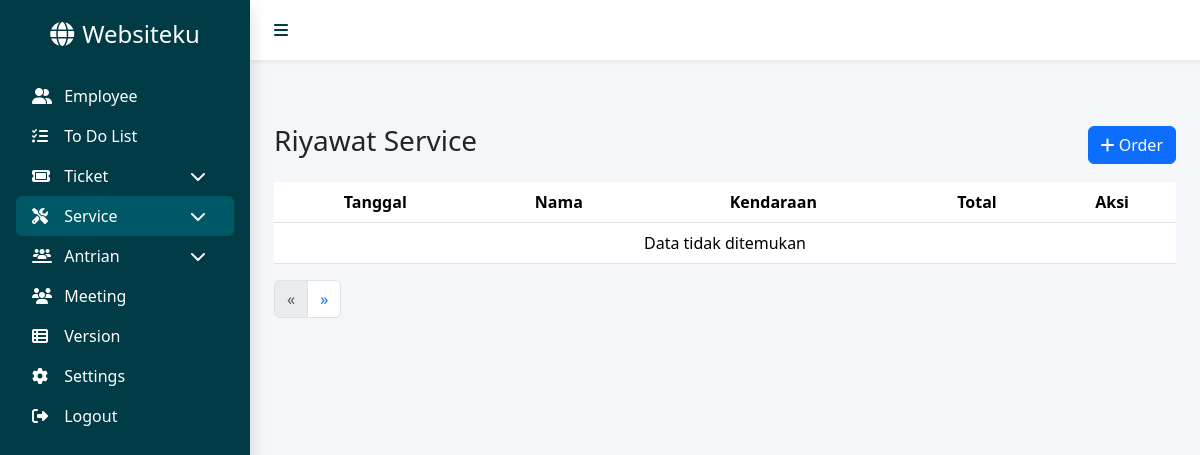
The app's page /public/service (signed in), older data.
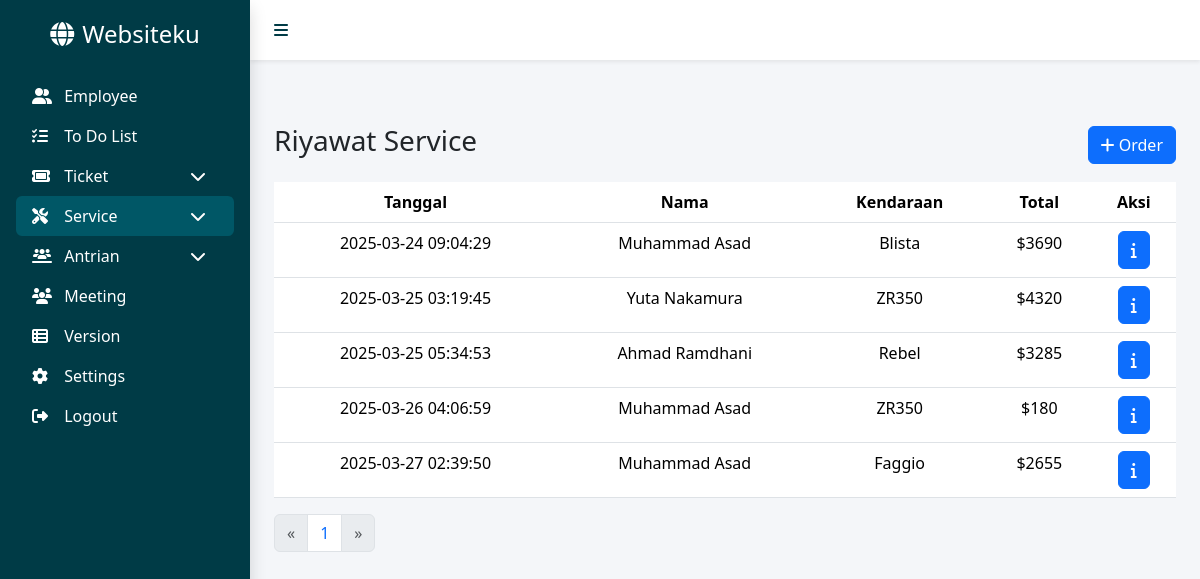
The same page, newer data.
### tables this page shows
CREATE TABLE `services_log` (
  `id` int NOT NULL,
  `name` varchar(255) NOT NULL,
  `phone` varchar(20) NOT NULL,
  `vehicle` varchar(20) NOT NULL,
  `services` varchar(255) NOT NULL,
  `total` int NOT NULL,
  `created_at` timestamp NOT NULL
);

### app/core/Controller.php (called while the page is built, shortened)
<?php
class Controller
{
    public function view($view, $data = [])
    {
        require_once '../app/views/' . $view . '.php';
    }
    public function model($model)
    {
        return new $model;
    }
}

### app/controllers/ServiceController.php (called while the page is built, shortened)
<?php
class ServiceController extends Controller
{
    public function index($page = 1)
    {
        $limit = 10;
        $start = ($page > 1) ? ($page * $limit) - $limit : 0;
        $totalData = $this->model('Service')->countAllServiceLog();
        $totalPages = ceil($totalData / $limit);
        $data = [
            'judul' => 'Service',
            'services' => $this->model('Service')->getAllServicesLog($start, $limit),
            'page' => $page,
            'totalPages' => $totalPages,
        ];
        $this->view('service/index', $data);
    }
}

### app/core/App.php (called while the page is built, shortened)
<?php
class App
{
    protected $method = 'index';
    protected $params = [];
    public function __construct()
    {
        $this->controller = new $this->controller;
        call_user_func_array([$this->controller, $this->method], $this->params);
    }
}

### public/index.php (called while the page is built, shortened)
<?php
$app = new App;

### app/core/Database.php (called while the page is built, shortened)
<?php
class Database
{
    private $host = DB_HOST;
    private $user = DB_USER;
    private $pass = DB_PASS;
    private $dbname = DB_NAME;
    private $dbh;
    private $stmt;
    public function __construct()
    {
        $dsn = 'mysql:host=' . $this->host . ';dbname=' . $this->dbname;
        $option = [
            PDO::ATTR_PERSISTENT => true,
            PDO::ATTR_ERRMODE => PDO::ERRMODE_EXCEPTION
        ];
        try {
            $this->dbh = new PDO($dsn, $this->user, $this->pass, $option);
        } catch (PDOException $e) {
            die($e->getMessage());
        }
    }
    public function query($query)
    {
        $this->stmt = $this->dbh->prepare($query);
    }
    public function bind($param, $value, $type = null)
    {
        if (is_null($type)) {
            switch (true) {
                case is_int($value):
                    $type = PDO::PARAM_INT;
                    break;
            }
        }
        $this->stmt->bindValue($param, $value, $type);
    }
    public function execute()
    {
        $this->stmt->execute();
    }
    public function resultSet()
    {
        $this->execute();
        return $this->stmt->fetchAll(PDO::FETCH_ASSOC);
    }
}

### app/models/Service.php (called while the page is built, shortened)
<?php
class Service
{
    private $tableLog = 'services_log';
    private $db;
    public function __construct()
    {
        $this->db = new Database;
    }
    public function countAllServiceLog()
    {
        $sql =
            "SELECT COUNT(*) AS total
            FROM {$this->tableLog}";
        $this->db->query($sql);
        return $this->db->single()['total'];
    }
    public function getAllServicesLog($start, $limit)
    {
        $sql =
            "SELECT * FROM {$this->tableLog}
            LIMIT :start, :limit";
        $this->db->query($sql);
        $this->db->bind("start", $start);
        $this->db->bind("limit", $limit);
        $this->db->execute();
        return $this->db->resultSet();
    }
}

### app/views/service/index.php (the view, shortened to what the changed rows need)
<div class="container">
    <table class="table table-hover text-center bg-white">
        <thead class="text-white" style="background-color: #383434">
            <tr>
                <th scope="col">Tanggal</th>
                <th scope="col">Nama</th>
                <th scope="col">Kendaraan</th>
                <th scope="col">Total</th>
                <th scope="col">Aksi</th>
            </tr>
        </thead>
        <tbody>
            <?php if ($data['services']): ?>
                <?php foreach ($data['services'] as $service): ?>
                    <tr>
                        <td scope="row" class="d-none d-md-table-cell"><?= $service['created_at'] ?></td>
                        <td><?= $service['name'] ?></td>
                        <td><?= $service['vehicle'] ?></td>
                        <td>$<?= $service['total'] ?></td>
                        <td><a href="<?= BASEURL ?>/service/detail/<?= $service['id'] ?>" class="btn btn-primary"><i class="fa-solid fa-info"></i></a></td>
                    </tr>
                <?php endforeach; ?>
            <?php else: ?>
                <tr>
                    <td colspan="5">Data tidak ditemukan</td>
                </tr>
            <?php endif; ?>
    </table>
    <nav aria-label="Page navigation example">
        <ul class="pagination">
            <?php for ($i = 1; $i <= $data['totalPages']; $i++) : ?>
                <li class="page-item <?= ($page == $i) ? 'active' : '' ?>">
                    <a class="page-link" href="<?= BASEURL ?>/service/<?= $i ?>"><?= $i ?></a>
                </li>
            <?php endfor; ?>
            <li class="page-item <?= ($data['page'] == $data['totalPages']) ? 'disabled' : '' ?>">
                <a class="page-link" href="<?= BASEURL ?>/service/<?= $data['page'] + 1 ?>">&raquo;</a>
            </li>
        </ul>
    </nav>
</div>

Row changes from the older to the newer data that the page shows:
added services_log: created_at "2025-03-24 09:04:29", name "Muhammad Asad", vehicle "Blista", total "3690"
added services_log: created_at "2025-03-25 03:19:45", name "Yuta Nakamura", vehicle "ZR350", total "4320"
added services_log: created_at "2025-03-25 05:34:53", name "Ahmad Ramdhani", vehicle "Rebel", total "3285"
added services_log: created_at "2025-03-26 04:06:59", name "Muhammad Asad", vehicle "ZR350", total "180"
added services_log: created_at "2025-03-27 02:39:50", name "Muhammad Asad", vehicle "Faggio", total "2655"
Text that changed along with them:
new list line: "1"
text no longer shown: "Data tidak ditemukan"
